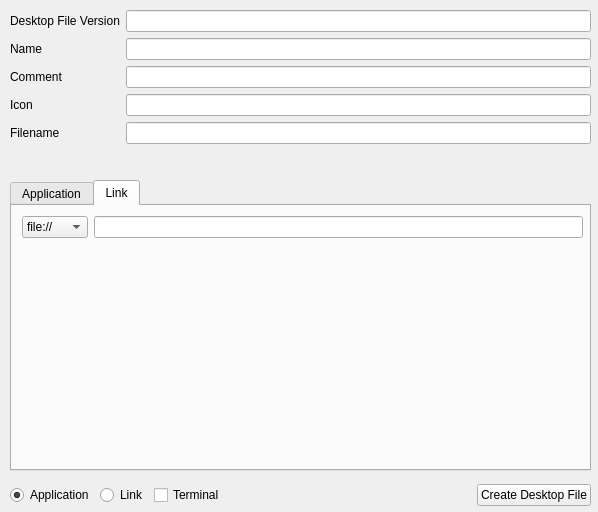
<?xml version="1.0" encoding="UTF-8"?>
<ui version="4.0">
 <class>Form</class>
 <widget class="QWidget" name="Form">
  <property name="geometry">
   <rect>
    <x>0</x>
    <y>0</y>
    <width>598</width>
    <height>512</height>
   </rect>
  </property>
  <property name="windowTitle">
   <string>Form</string>
  </property>
  <widget class="QWidget" name="formLayoutWidget">
   <property name="geometry">
    <rect>
     <x>10</x>
     <y>10</y>
     <width>581</width>
     <height>161</height>
    </rect>
   </property>
   <layout class="QFormLayout" name="formLayout">
    <property name="fieldGrowthPolicy">
     <enum>QFormLayout::AllNonFixedFieldsGrow</enum>
    </property>
    <item row="0" column="0">
     <widget class="QLabel" name="versionLabel">
      <property name="toolTip">
       <string>&lt;html&gt;&lt;head/&gt;&lt;body&gt;&lt;p&gt;The version of the desktop file itself, not the application.&lt;/p&gt;&lt;/body&gt;&lt;/html&gt;</string>
      </property>
      <property name="text">
       <string>Desktop File Version</string>
      </property>
     </widget>
    </item>
    <item row="0" column="1">
     <widget class="QLineEdit" name="versionEdit"/>
    </item>
    <item row="1" column="0">
     <widget class="QLabel" name="nameLabel">
      <property name="toolTip">
       <string>&lt;html&gt;&lt;head/&gt;&lt;body&gt;&lt;p&gt;Text to show on desktop.&lt;/p&gt;&lt;/body&gt;&lt;/html&gt;</string>
      </property>
      <property name="text">
       <string>Name</string>
      </property>
     </widget>
    </item>
    <item row="1" column="1">
     <widget class="QLineEdit" name="nameEdit"/>
    </item>
    <item row="2" column="0">
     <widget class="QLabel" name="commentLabel">
      <property name="toolTip">
       <string>&lt;html&gt;&lt;head/&gt;&lt;body&gt;&lt;p&gt;Contains any usefull additional information such as a description.&lt;/p&gt;&lt;/body&gt;&lt;/html&gt;</string>
      </property>
      <property name="text">
       <string>Comment</string>
      </property>
     </widget>
    </item>
    <item row="2" column="1">
     <widget class="QLineEdit" name="commentEdit"/>
    </item>
    <item row="3" column="0">
     <widget class="QLabel" name="iconLabel">
      <property name="toolTip">
       <string>&lt;html&gt;&lt;head/&gt;&lt;body&gt;&lt;p&gt;Name of or path to icon.&lt;/p&gt;&lt;/body&gt;&lt;/html&gt;</string>
      </property>
      <property name="text">
       <string>Icon</string>
      </property>
     </widget>
    </item>
    <item row="3" column="1">
     <widget class="QLineEdit" name="iconEdit"/>
    </item>
    <item row="4" column="0">
     <widget class="QLabel" name="label">
      <property name="toolTip">
       <string>&lt;html&gt;&lt;head/&gt;&lt;body&gt;&lt;p&gt;Name and path of the end file. You may use tildes but they will be translated into /home/youruser because desktop files do &lt;span style=&quot; font-weight:600;&quot;&gt;not&lt;/span&gt; support them.&lt;/p&gt;&lt;/body&gt;&lt;/html&gt;</string>
      </property>
      <property name="text">
       <string>Filename</string>
      </property>
     </widget>
    </item>
    <item row="4" column="1">
     <widget class="QLineEdit" name="filenameEdit"/>
    </item>
   </layout>
  </widget>
  <widget class="QTabWidget" name="tabWidget">
   <property name="geometry">
    <rect>
     <x>10</x>
     <y>180</y>
     <width>581</width>
     <height>291</height>
    </rect>
   </property>
   <property name="currentIndex">
    <number>1</number>
   </property>
   <widget class="QWidget" name="applicationTab">
    <attribute name="title">
     <string>Application</string>
    </attribute>
    <widget class="QWidget" name="appFormLayout">
     <property name="geometry">
      <rect>
       <x>10</x>
       <y>10</y>
       <width>561</width>
       <height>62</height>
      </rect>
     </property>
     <layout class="QFormLayout" name="appLayout">
      <item row="0" column="0">
       <widget class="QLabel" name="genericLabel">
        <property name="toolTip">
         <string>&lt;html&gt;&lt;head/&gt;&lt;body&gt;&lt;p&gt;States what you would generally call an application that does what this specific application offers (i.e. Firefox is a &amp;quot;Web Browser&amp;quot;).&lt;/p&gt;&lt;/body&gt;&lt;/html&gt;</string>
        </property>
        <property name="text">
         <string>Generic Name</string>
        </property>
       </widget>
      </item>
      <item row="0" column="1">
       <widget class="QLineEdit" name="genericEdit"/>
      </item>
      <item row="1" column="0">
       <widget class="QLabel" name="execLabel">
        <property name="toolTip">
         <string>&lt;html&gt;&lt;head/&gt;&lt;body&gt;&lt;p&gt;Path to execute.&lt;/p&gt;&lt;/body&gt;&lt;/html&gt;</string>
        </property>
        <property name="text">
         <string>Execute</string>
        </property>
       </widget>
      </item>
      <item row="1" column="1">
       <widget class="QLineEdit" name="execEdit"/>
      </item>
     </layout>
    </widget>
    <widget class="QWidget" name="gridLayoutWidget">
     <property name="geometry">
      <rect>
       <x>10</x>
       <y>80</y>
       <width>561</width>
       <height>171</height>
      </rect>
     </property>
     <layout class="QGridLayout" name="catGrid">
      <item row="4" column="0">
       <widget class="QCheckBox" name="settingsCheck">
        <property name="toolTip">
         <string>&lt;html&gt;&lt;head/&gt;&lt;body&gt;&lt;p&gt;Settings applications&lt;/p&gt;&lt;/body&gt;&lt;/html&gt;</string>
        </property>
        <property name="text">
         <string>Settings</string>
        </property>
       </widget>
      </item>
      <item row="4" column="1">
       <widget class="QCheckBox" name="systemCheck">
        <property name="toolTip">
         <string>&lt;html&gt;&lt;head/&gt;&lt;body&gt;&lt;p&gt;System application, &amp;quot;System Tools&amp;quot; such as say a log viewer or network monitor&lt;/p&gt;&lt;/body&gt;&lt;/html&gt;</string>
        </property>
        <property name="text">
         <string>System</string>
        </property>
       </widget>
      </item>
      <item row="1" column="1">
       <widget class="QCheckBox" name="audioCheck">
        <property name="toolTip">
         <string>&lt;html&gt;&lt;head/&gt;&lt;body&gt;&lt;p&gt;An audio application&lt;/p&gt;&lt;/body&gt;&lt;/html&gt;</string>
        </property>
        <property name="text">
         <string>Audio</string>
        </property>
       </widget>
      </item>
      <item row="3" column="0">
       <widget class="QCheckBox" name="graphicsCheck">
        <property name="toolTip">
         <string>&lt;html&gt;&lt;head/&gt;&lt;body&gt;&lt;p&gt;Application for viewing, creating, or processing graphics&lt;/p&gt;&lt;/body&gt;&lt;/html&gt;</string>
        </property>
        <property name="text">
         <string>Graphics</string>
        </property>
       </widget>
      </item>
      <item row="3" column="2">
       <widget class="QCheckBox" name="officeCheck">
        <property name="toolTip">
         <string>&lt;html&gt;&lt;head/&gt;&lt;body&gt;&lt;p&gt;An office type application&lt;/p&gt;&lt;/body&gt;&lt;/html&gt;</string>
        </property>
        <property name="text">
         <string>Office</string>
        </property>
       </widget>
      </item>
      <item row="2" column="2">
       <widget class="QCheckBox" name="gameCheck">
        <property name="toolTip">
         <string>&lt;html&gt;&lt;head/&gt;&lt;body&gt;&lt;p&gt;A game&lt;/p&gt;&lt;/body&gt;&lt;/html&gt;</string>
        </property>
        <property name="text">
         <string>Game</string>
        </property>
       </widget>
      </item>
      <item row="4" column="2">
       <widget class="QCheckBox" name="utilityCheck">
        <property name="toolTip">
         <string>&lt;html&gt;&lt;head/&gt;&lt;body&gt;&lt;p&gt;Small utility application, &amp;quot;Accessories&amp;quot;&lt;/p&gt;&lt;/body&gt;&lt;/html&gt;</string>
        </property>
        <property name="text">
         <string>Utility</string>
        </property>
       </widget>
      </item>
      <item row="1" column="0">
       <widget class="QCheckBox" name="avCheck">
        <property name="toolTip">
         <string>&lt;html&gt;&lt;head/&gt;&lt;body&gt;&lt;p&gt;Application for presenting, creating, or processing multimedia (audio/video)&lt;/p&gt;&lt;/body&gt;&lt;/html&gt;</string>
        </property>
        <property name="text">
         <string>AudioVideo</string>
        </property>
       </widget>
      </item>
      <item row="1" column="2">
       <widget class="QCheckBox" name="videoCheck">
        <property name="toolTip">
         <string>&lt;html&gt;&lt;head/&gt;&lt;body&gt;&lt;p&gt;An video application&lt;/p&gt;&lt;/body&gt;&lt;/html&gt;</string>
        </property>
        <property name="text">
         <string>Video</string>
        </property>
       </widget>
      </item>
      <item row="3" column="1">
       <widget class="QCheckBox" name="networkCheck">
        <property name="toolTip">
         <string>&lt;html&gt;&lt;head/&gt;&lt;body&gt;&lt;p&gt;Network application such as a web browser&lt;/p&gt;&lt;/body&gt;&lt;/html&gt;</string>
        </property>
        <property name="text">
         <string>Network</string>
        </property>
       </widget>
      </item>
      <item row="2" column="0">
       <widget class="QCheckBox" name="devCheck">
        <property name="toolTip">
         <string>&lt;html&gt;&lt;head/&gt;&lt;body&gt;&lt;p&gt;An application for development&lt;/p&gt;&lt;/body&gt;&lt;/html&gt;</string>
        </property>
        <property name="text">
         <string>Development</string>
        </property>
       </widget>
      </item>
      <item row="0" column="0">
       <widget class="QLabel" name="catLabel">
        <property name="toolTip">
         <string>&lt;html&gt;&lt;head/&gt;&lt;body&gt;&lt;p&gt;Categories to apply to the application.&lt;/p&gt;&lt;/body&gt;&lt;/html&gt;</string>
        </property>
        <property name="text">
         <string>Categories</string>
        </property>
       </widget>
      </item>
      <item row="2" column="1">
       <widget class="QCheckBox" name="eduCheck">
        <property name="toolTip">
         <string>&lt;html&gt;&lt;head/&gt;&lt;body&gt;&lt;p&gt;Educational software&lt;/p&gt;&lt;/body&gt;&lt;/html&gt;</string>
        </property>
        <property name="text">
         <string>Education</string>
        </property>
       </widget>
      </item>
      <item row="5" column="0">
       <widget class="QLineEdit" name="otherEdit1"/>
      </item>
      <item row="5" column="1">
       <widget class="QLineEdit" name="otherEdit2"/>
      </item>
      <item row="5" column="2">
       <widget class="QLineEdit" name="otherEdit3"/>
      </item>
     </layout>
    </widget>
   </widget>
   <widget class="QWidget" name="linkTab">
    <attribute name="title">
     <string>Link</string>
    </attribute>
    <widget class="QWidget" name="formLayoutWidget_3">
     <property name="geometry">
      <rect>
       <x>10</x>
       <y>10</y>
       <width>561</width>
       <height>241</height>
      </rect>
     </property>
     <layout class="QFormLayout" name="linkLayout">
      <item row="0" column="0">
       <widget class="QComboBox" name="protocolCombo">
        <item>
         <property name="text">
          <string>file://</string>
         </property>
        </item>
        <item>
         <property name="text">
          <string>http://</string>
         </property>
        </item>
        <item>
         <property name="text">
          <string>https://</string>
         </property>
        </item>
       </widget>
      </item>
      <item row="0" column="1">
       <widget class="QLineEdit" name="urlEdit"/>
      </item>
     </layout>
    </widget>
   </widget>
  </widget>
  <widget class="QWidget" name="horizontalLayoutWidget">
   <property name="geometry">
    <rect>
     <x>10</x>
     <y>480</y>
     <width>581</width>
     <height>31</height>
    </rect>
   </property>
   <layout class="QHBoxLayout" name="horizontalLayout">
    <item>
     <widget class="QRadioButton" name="appRadio">
      <property name="text">
       <string>Application</string>
      </property>
      <property name="checked">
       <bool>true</bool>
      </property>
     </widget>
    </item>
    <item>
     <widget class="QRadioButton" name="linkRadio">
      <property name="text">
       <string>Link</string>
      </property>
      <property name="checked">
       <bool>false</bool>
      </property>
     </widget>
    </item>
    <item>
     <widget class="QCheckBox" name="terminalBox">
      <property name="sizePolicy">
       <sizepolicy hsizetype="Minimum" vsizetype="Fixed">
        <horstretch>1</horstretch>
        <verstretch>0</verstretch>
       </sizepolicy>
      </property>
      <property name="toolTip">
       <string>&lt;html&gt;&lt;head/&gt;&lt;body&gt;&lt;p&gt;Open in terminal.&lt;/p&gt;&lt;/body&gt;&lt;/html&gt;</string>
      </property>
      <property name="text">
       <string>Terminal</string>
      </property>
     </widget>
    </item>
    <item>
     <widget class="QPushButton" name="createButton">
      <property name="sizePolicy">
       <sizepolicy hsizetype="Minimum" vsizetype="Fixed">
        <horstretch>0</horstretch>
        <verstretch>0</verstretch>
       </sizepolicy>
      </property>
      <property name="text">
       <string>Create Desktop File</string>
      </property>
     </widget>
    </item>
   </layout>
  </widget>
 </widget>
 <resources/>
 <connections/>
</ui>
